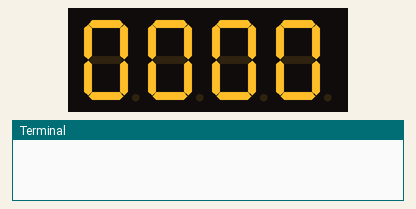
A program run on a simulated Raspberry Pi (BCM pin numbers). Shown: 4-digit seven-segment display, the last lines printed to the terminal. Threads take turns every 2 ms.

Above: at 0.1 s.
At 2.1 s:
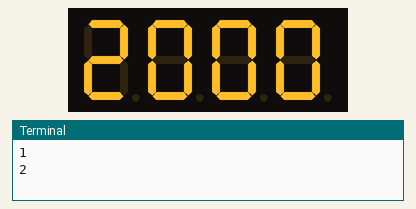
At 6.1 s:
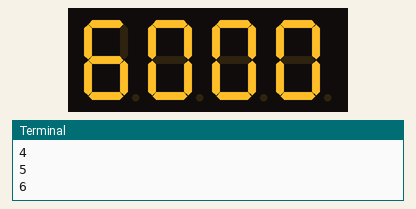
At 9.1 s:
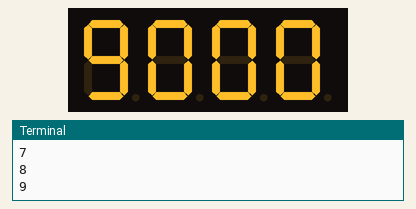
At 14.1 s:
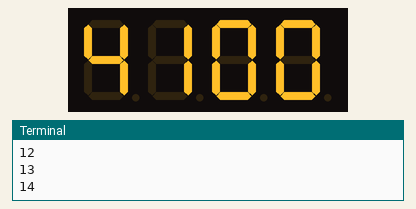
At 18.1 s:
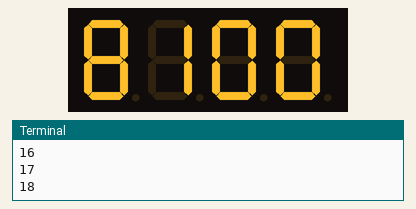

The program:

digit_segment.py
```python
from gpiozero import OutputDevice
import time
import threading

SDI = OutputDevice(24)
RCLK = OutputDevice(23)
SRCLK = OutputDevice(18)

placePin = [OutputDevice(pin) for pin in (10,22,27,17)]

number = (0xc0, 0xf9, 0xa4, 0xb0, 0x99, 0x92, 0x82, 0xf8, 0x80, 0x90)

counter = 0
timer1 = 0

def clearDisplay():
    for _ in range(8):
        SDI.on()
        SRCLK.on()
        SRCLK.off()
    RCLK.on()
    RCLK.off()

def hc595_shift(data):
    for i in range(8):
        SDI.value = 0x80 & (data << i)
        SRCLK.on()
        SRCLK.off()
    RCLK.on()
    RCLK.off()

def pickDigit(digit):
    for pin in placePin:
        pin.off()
    placePin[digit].on()

def timer():
    global counter, timer1
    timer1 = threading.Timer(1.0, timer)
    timer1.start()
    counter += 1
    print('%d' % counter)

def setup():
    global timer1
    timer1 = threading.Timer(1.0, timer)
    timer1.start()

def loop():
    global counter
    while True:
        for i in range(4):
            clearDisplay()
            pickDigit(i)

            digit = (counter // (10 ** i)) % 10

            hc595_shift(number[digit])
            time.sleep(0.001)

def destory():
    global timer1
    timer1.cancel()
    for device in [SDI, RCLK, SRCLK] + placePin:
        device.close()

try:
    setup()
    while True:
        loop()
except KeyboardInterrupt:
    print('Existing...')
    destory()
finally:
    pass
```

Measured:
- what the display in image 0 shows lasts 1.0 s, from 0.1 s to 1.1 s
